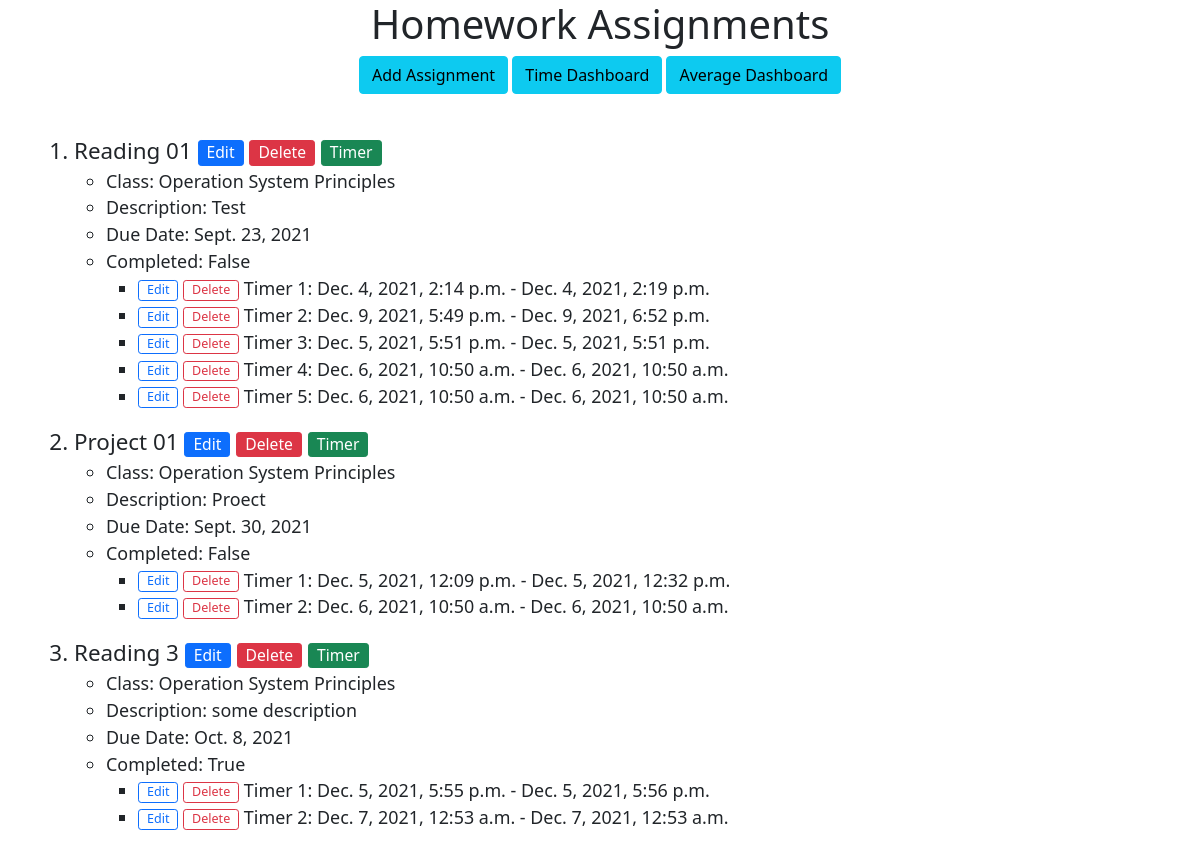
Before: / (upper part) with the older database file.
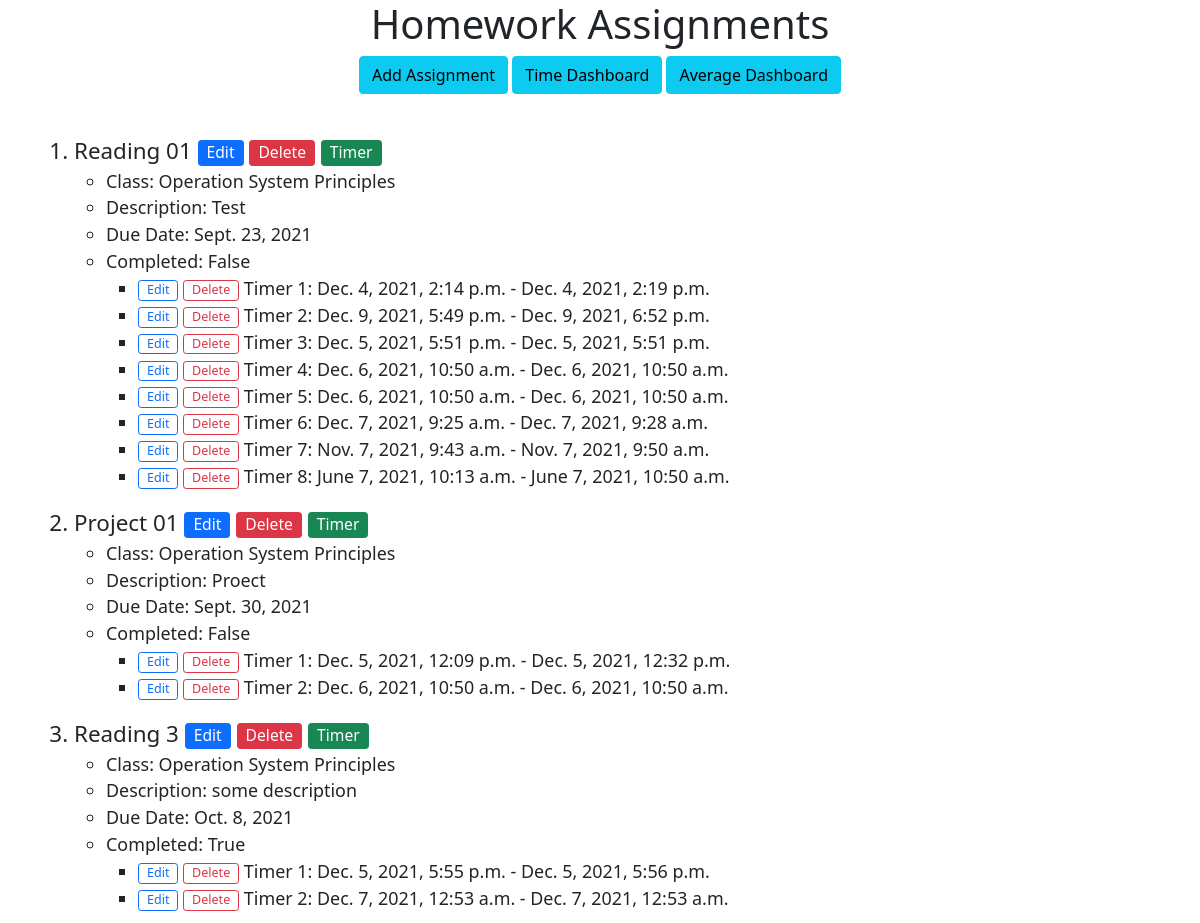
After: the same page with the newer database file.
### homework_api/models.py (models this page shows, shortened)
class Assignment(models.Model):
    name = models.CharField(max_length=50)
    due_date = models.DateField()
    class_name = models.CharField(max_length=50)
    description = models.TextField()
    completed = models.BooleanField()

class Timer(models.Model):
    assignment = models.ForeignKey(
        'Assignment', on_delete=models.CASCADE, related_name='timers')
    begin = models.DateTimeField()
    end = models.DateTimeField()

### homework_api/views.py (the view)
# urls.py: path('', views.IndexView.as_view(), name='index'),
class IndexView(ListView):
    template_name = 'homework_api/index.html'
    context_object_name = 'assignment_list'
    def get_queryset(self):
        return Assignment.objects.order_by('due_date')

### homework_api/templates/homework_api/index.html (shortened to what this page needs)
<!DOCTYPE html>
<html>
<head>
	<link href="https://cdn.jsdelivr.net/npm/bootstrap@5.1.1/dist/css/bootstrap.min.css" rel="stylesheet"
>
</head>
<body>
	<div class='text-center'>
		<h1>Homework Assignments</h1>
	</div>
	<div class='container'>
		<div class='text-center'>
			<button class='btn btn-info' onclick="location.href='/create'">Add Assignment</button>
			<button class='btn btn-info' onclick="location.href='/timemanagement'">Time Dashboard</button>
			<button class='btn btn-info' onclick="location.href='/averagemanagement'">Average Dashboard</button>
			<br></br>
		</div>
		<div>
			{% if assignment_list %}
			<ol style='font-size: 1.4em;'>
				{% for assignment in assignment_list %}
				<li style='margin-top: 16px'>
					{{ assignment.name }}
					<button class='btn btn-primary btn-sm py-0' style='font-size: 0.7em;'
						onclick="location.href='{{assignment.id}}/update'">Edit</button>
					<button class='btn btn-danger btn-sm py-0' style='font-size: 0.7em;'
						onclick="location.href='{{assignment.id}}/delete'">Delete</button>
					<button class='btn btn-success btn-sm py-0' style='font-size: 0.7em;'
						onclick="location.href='{{assignment.id}}/timer'">Timer</button>
					<ul style='font-size: 0.8em;'>
						<li> Class: {{ assignment.class_name }}
						<li> Description: {{ assignment.description }}
						<li> Due Date: {{ assignment.due_date }}
						<li> Completed: {{ assignment.completed }}
							{% if assignment.timers.all %}
							<ul>
								{% for timer in assignment.timers.all %}
								<li><button class='btn btn-outline-primary btn-sm py-0' style='font-size: 0.7em;'
										onclick="location.href='{{assignment.id}}/timer/edit/{{timer.id}}'">Edit</button>
									<button class='btn btn-outline-danger btn-sm py-0' style='font-size: 0.7em;'
										onclick="location.href='{{assignment.id}}/timer/delete/{{timer.id}}'">Delete</button>
									Timer {{ forloop.counter }}: {{ timer.begin}} - {{timer.end }}
									{% endfor %}
							</ul>
							{% endif %}
					</ul>
					{% endfor %}
			</ol>
			{% else %}
			<p>No assignments are available.</p>
			{% endif %}
		</div>
	</div>
</body>
</html>

Changed rows visible on the page:
added Timer: begin "Dec. 7, 2021, 9:25 a.m.", end "Dec. 7, 2021, 9:28 a.m.", shown under Assignment "Reading 01"
added Timer: begin "Nov. 7, 2021, 9:43 a.m.", end "Nov. 7, 2021, 9:50 a.m.", shown under Assignment "Reading 01"
added Timer: begin "June 7, 2021, 10:13 a.m.", end "June 7, 2021, 10:50 a.m.", shown under Assignment "Reading 01"
